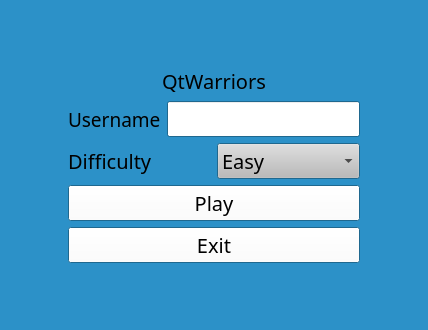
<?xml version="1.0" encoding="UTF-8"?>
<ui version="4.0">
 <class>ViewStart</class>
 <widget class="QMainWindow" name="ViewStart">
  <property name="geometry">
   <rect>
    <x>0</x>
    <y>0</y>
    <width>428</width>
    <height>330</height>
   </rect>
  </property>
  <property name="palette">
   <palette>
    <active>
     <colorrole role="Base">
      <brush brushstyle="SolidPattern">
       <color alpha="255">
        <red>255</red>
        <green>255</green>
        <blue>255</blue>
       </color>
      </brush>
     </colorrole>
     <colorrole role="Window">
      <brush brushstyle="SolidPattern">
       <color alpha="255">
        <red>44</red>
        <green>145</green>
        <blue>200</blue>
       </color>
      </brush>
     </colorrole>
    </active>
    <inactive>
     <colorrole role="Base">
      <brush brushstyle="SolidPattern">
       <color alpha="255">
        <red>255</red>
        <green>255</green>
        <blue>255</blue>
       </color>
      </brush>
     </colorrole>
     <colorrole role="Window">
      <brush brushstyle="SolidPattern">
       <color alpha="255">
        <red>44</red>
        <green>145</green>
        <blue>200</blue>
       </color>
      </brush>
     </colorrole>
    </inactive>
    <disabled>
     <colorrole role="Base">
      <brush brushstyle="SolidPattern">
       <color alpha="255">
        <red>44</red>
        <green>145</green>
        <blue>200</blue>
       </color>
      </brush>
     </colorrole>
     <colorrole role="Window">
      <brush brushstyle="SolidPattern">
       <color alpha="255">
        <red>44</red>
        <green>145</green>
        <blue>200</blue>
       </color>
      </brush>
     </colorrole>
    </disabled>
   </palette>
  </property>
  <property name="font">
   <font>
    <family>Accanthis ADF Std</family>
    <pointsize>15</pointsize>
   </font>
  </property>
  <property name="windowTitle">
   <string>QtWarriors</string>
  </property>
  <widget class="QWidget" name="CentralWidget">
   <layout class="QVBoxLayout" name="verticalLayout">
    <item>
     <spacer name="verticalSpacer">
      <property name="orientation">
       <enum>Qt::Vertical</enum>
      </property>
      <property name="sizeHint" stdset="0">
       <size>
        <width>20</width>
        <height>40</height>
       </size>
      </property>
     </spacer>
    </item>
    <item>
     <layout class="QHBoxLayout" name="HorizontalLayoutInfo">
      <item>
       <spacer name="horizontalSpacer_3">
        <property name="orientation">
         <enum>Qt::Horizontal</enum>
        </property>
        <property name="sizeHint" stdset="0">
         <size>
          <width>40</width>
          <height>20</height>
         </size>
        </property>
       </spacer>
      </item>
      <item>
       <layout class="QVBoxLayout" name="VerticalLayoutInfo">
        <item>
         <widget class="QLabel" name="LabelNameGame">
          <property name="text">
           <string>QtWarriors</string>
          </property>
          <property name="alignment">
           <set>Qt::AlignCenter</set>
          </property>
         </widget>
        </item>
        <item>
         <layout class="QHBoxLayout" name="HorizontalLayoutUser">
          <item>
           <widget class="QLabel" name="LabelUserName">
            <property name="font">
             <font>
              <family>Accanthis ADF Std</family>
              <pointsize>14</pointsize>
             </font>
            </property>
            <property name="text">
             <string>Username</string>
            </property>
           </widget>
          </item>
          <item>
           <widget class="QLineEdit" name="TextUserName">
            <property name="font">
             <font>
              <family>Accanthis ADF Std</family>
              <pointsize>15</pointsize>
              <weight>50</weight>
              <bold>false</bold>
             </font>
            </property>
            <property name="text">
             <string/>
            </property>
           </widget>
          </item>
         </layout>
        </item>
        <item>
         <layout class="QHBoxLayout" name="HorizontalLayoutDifficulty">
          <item>
           <widget class="QLabel" name="LabelDifficulty">
            <property name="text">
             <string>Difficulty</string>
            </property>
           </widget>
          </item>
          <item>
           <widget class="QComboBox" name="ListDifficulty">
            <property name="palette">
             <palette>
              <active>
               <colorrole role="Button">
                <brush brushstyle="SolidPattern">
                 <color alpha="255">
                  <red>186</red>
                  <green>186</green>
                  <blue>186</blue>
                 </color>
                </brush>
               </colorrole>
              </active>
              <inactive>
               <colorrole role="Button">
                <brush brushstyle="SolidPattern">
                 <color alpha="255">
                  <red>186</red>
                  <green>186</green>
                  <blue>186</blue>
                 </color>
                </brush>
               </colorrole>
              </inactive>
              <disabled>
               <colorrole role="Button">
                <brush brushstyle="SolidPattern">
                 <color alpha="255">
                  <red>186</red>
                  <green>186</green>
                  <blue>186</blue>
                 </color>
                </brush>
               </colorrole>
              </disabled>
             </palette>
            </property>
            <property name="currentText">
             <string>Easy</string>
            </property>
            <item>
             <property name="text">
              <string>Easy</string>
             </property>
            </item>
            <item>
             <property name="text">
              <string>Medium</string>
             </property>
            </item>
           </widget>
          </item>
         </layout>
        </item>
        <item>
         <widget class="QPushButton" name="PlayButton">
          <property name="palette">
           <palette>
            <active>
             <colorrole role="Button">
              <brush brushstyle="SolidPattern">
               <color alpha="255">
                <red>255</red>
                <green>255</green>
                <blue>255</blue>
               </color>
              </brush>
             </colorrole>
            </active>
            <inactive>
             <colorrole role="Button">
              <brush brushstyle="SolidPattern">
               <color alpha="255">
                <red>255</red>
                <green>255</green>
                <blue>255</blue>
               </color>
              </brush>
             </colorrole>
            </inactive>
            <disabled>
             <colorrole role="Button">
              <brush brushstyle="SolidPattern">
               <color alpha="255">
                <red>255</red>
                <green>255</green>
                <blue>255</blue>
               </color>
              </brush>
             </colorrole>
            </disabled>
           </palette>
          </property>
          <property name="text">
           <string>Play</string>
          </property>
          <property name="shortcut">
           <string>Return</string>
          </property>
         </widget>
        </item>
        <item>
         <widget class="QPushButton" name="ExitButton">
          <property name="palette">
           <palette>
            <active>
             <colorrole role="Button">
              <brush brushstyle="SolidPattern">
               <color alpha="255">
                <red>255</red>
                <green>255</green>
                <blue>255</blue>
               </color>
              </brush>
             </colorrole>
            </active>
            <inactive>
             <colorrole role="Button">
              <brush brushstyle="SolidPattern">
               <color alpha="255">
                <red>255</red>
                <green>255</green>
                <blue>255</blue>
               </color>
              </brush>
             </colorrole>
            </inactive>
            <disabled>
             <colorrole role="Button">
              <brush brushstyle="SolidPattern">
               <color alpha="255">
                <red>255</red>
                <green>255</green>
                <blue>255</blue>
               </color>
              </brush>
             </colorrole>
            </disabled>
           </palette>
          </property>
          <property name="text">
           <string>Exit</string>
          </property>
          <property name="shortcut">
           <string>Ctrl+Q</string>
          </property>
         </widget>
        </item>
       </layout>
      </item>
      <item>
       <spacer name="horizontalSpacer_4">
        <property name="orientation">
         <enum>Qt::Horizontal</enum>
        </property>
        <property name="sizeHint" stdset="0">
         <size>
          <width>40</width>
          <height>20</height>
         </size>
        </property>
       </spacer>
      </item>
     </layout>
    </item>
    <item>
     <spacer name="verticalSpacer_2">
      <property name="orientation">
       <enum>Qt::Vertical</enum>
      </property>
      <property name="sizeHint" stdset="0">
       <size>
        <width>20</width>
        <height>40</height>
       </size>
      </property>
     </spacer>
    </item>
   </layout>
  </widget>
  <widget class="QMenuBar" name="menubar">
   <property name="geometry">
    <rect>
     <x>0</x>
     <y>0</y>
     <width>428</width>
     <height>29</height>
    </rect>
   </property>
  </widget>
 </widget>
 <resources/>
 <connections/>
</ui>
